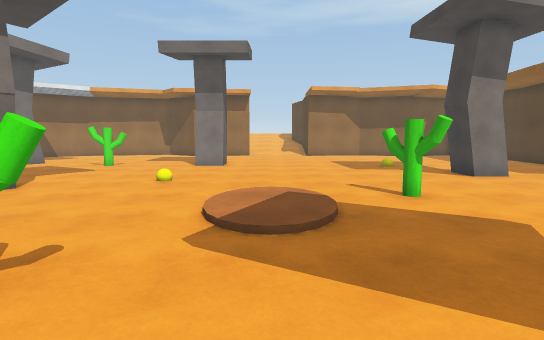
[1] (above)

18 first-person views from a walk through a 3-D level made in the Unity game engine. The camera is 1.4 m above the floor, tilts 6° down and sees 80° across. The floor is counted in squares, 1 m on a side. Each view is taken from the middle of a square. On the plan, view 1 faces up. The plan holds only what a view shows up to about 15 squares ahead; the rest is blank. The place goes on beyond the plan. Surface patterns are stand-ins for the level's own textures.

[2]
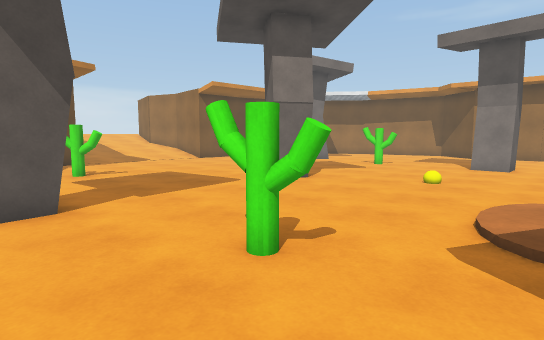

[3]
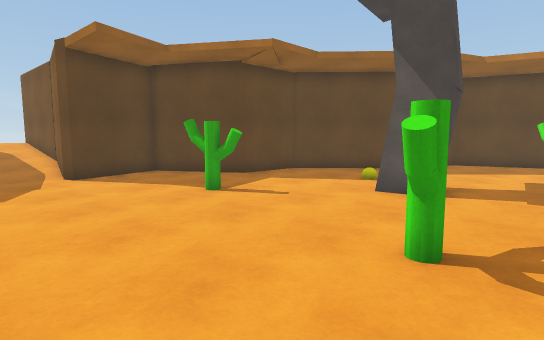

[4]
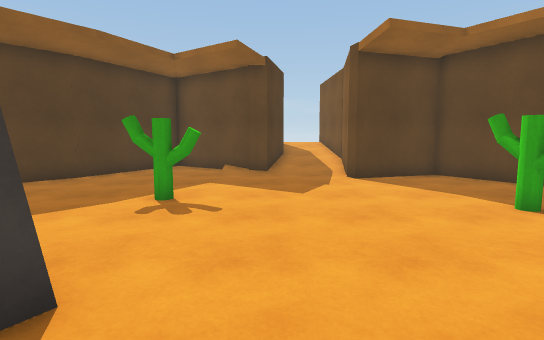

[5]
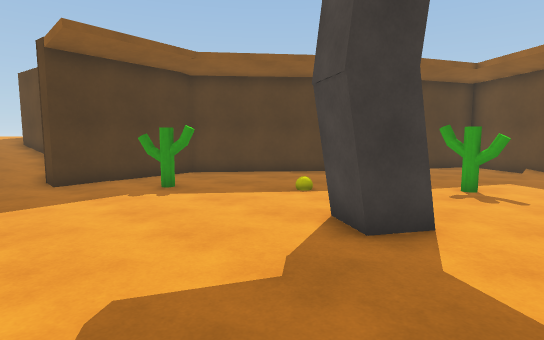

[6]
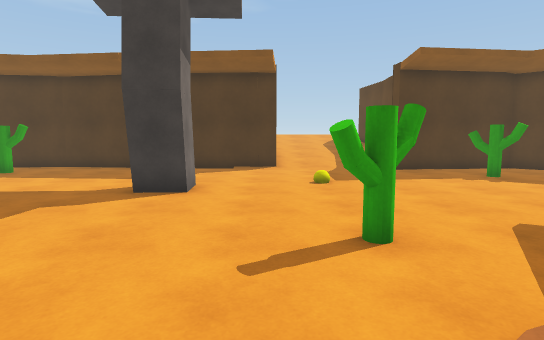

[7]
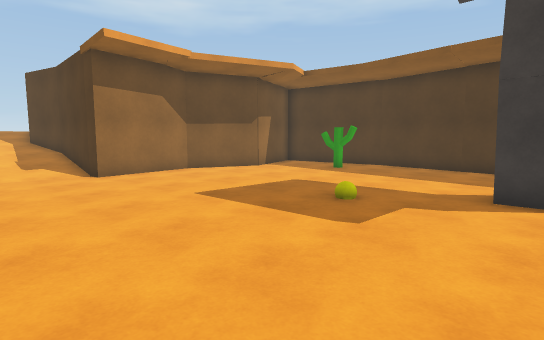

[8]
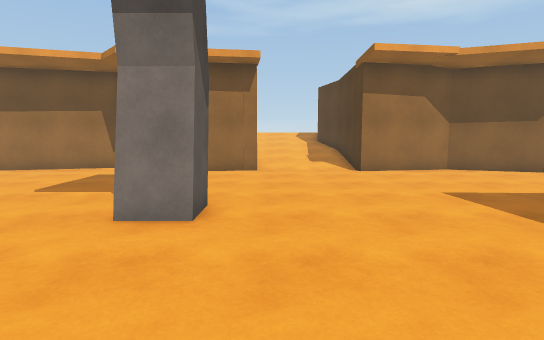

[9]
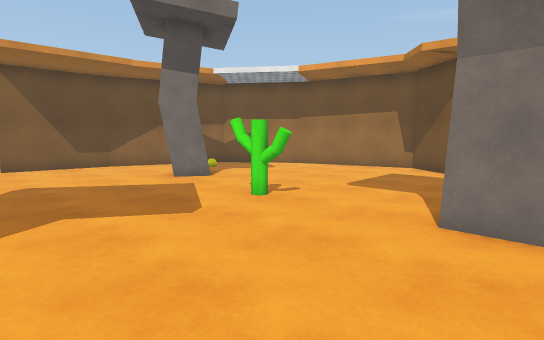

[10]
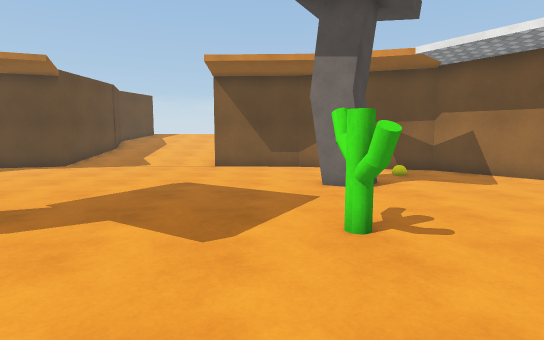

[11]
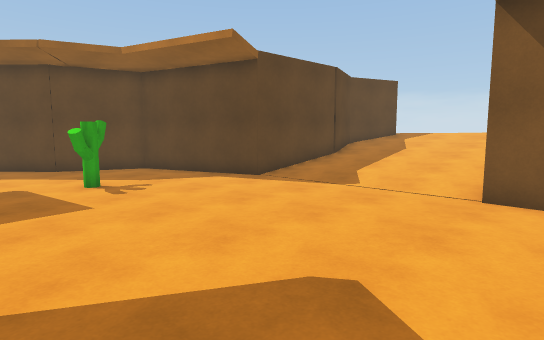

[12]
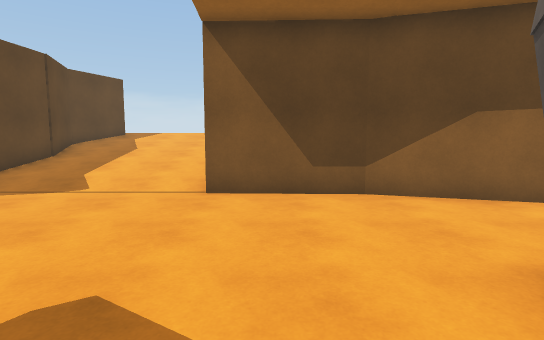

[13]
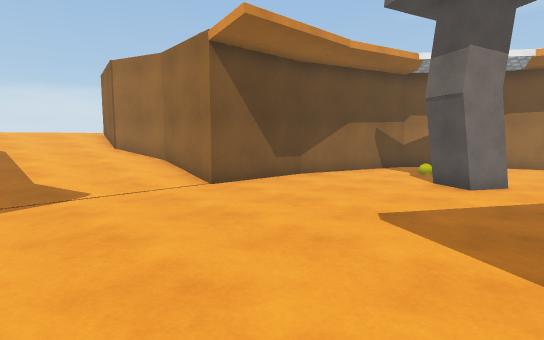

[14]
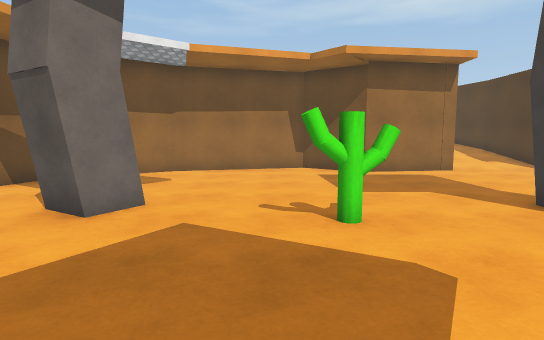

[15]
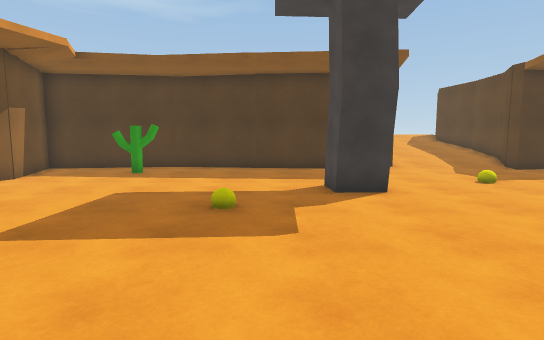

[16]
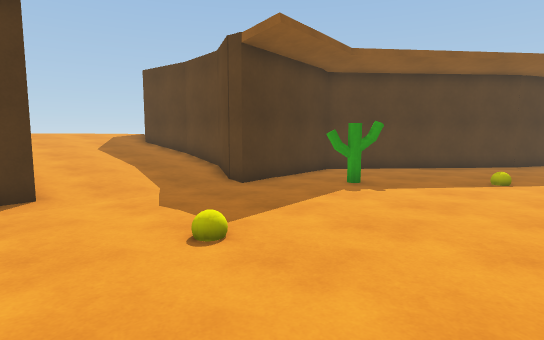

[17]
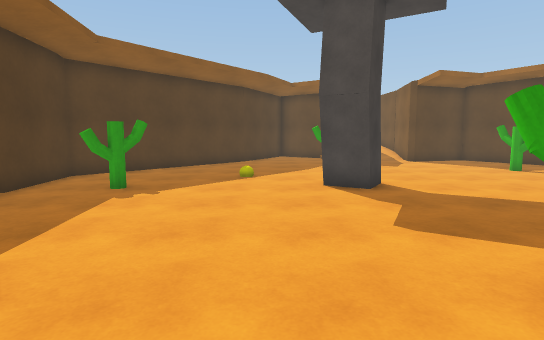

[18]
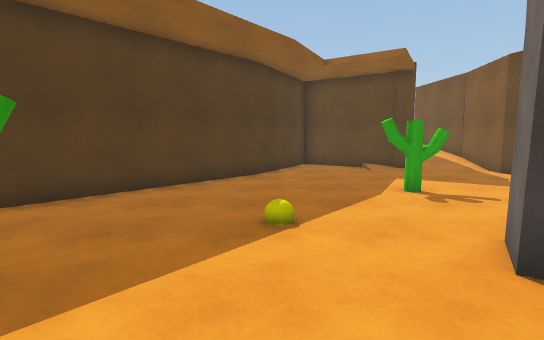

### Floor plan
Key: @ floor where view 1 was taken; # wall or solid block; . main floor; : floor 0.25 m higher than the main floor; + floor 0.5 m higher than the main floor; * floor 0.75 m higher than the main floor; % floor 1 m higher than the main floor; & floor 1.5 m higher than the main floor; / step, stairs or slope; R rock; C cactus; B yellow ball; O other object.
Columns run from 24 left of view 1 to 22 right of it. Each row starts with its distance up from view 1.
 25                        ::::#
 24              ######    ....# ###
 23           ####....#####....###.#######
 22          ##..........................#
 21         ##...........................##
 20        ##..........................C..#
 19        #..O........................C..#
 18        #...........................C..#
 17       ##...RR........R................#
 16       #....RR.......RRR..............##
 15       #....R....CC...R.......B.......#
 14       #..............................#
 13       #..............................#
 12   #####........................RR....#
 11 ###+//.........................RR....#
 10 %/////...............B...............#
  9 %/////..........RR...................#
  8 %/////..........RR....../..C..........///////
  7 %/////...........R...../:/.CC....B....////////&
  6 %/////.................::/............////////&
  5 %*###:................./:/............////////
  4 ### ###.....C.........................://////
  3       ##...C.........CC..............########
  2        #.............C......R......C.#
  1        #........RR.........RRR....C..#
  0        ##.....  RR......@..RR........#
 -1         ##.... B...............B.....#
 -2          ###........C...............##
 -3            ##.......C...............#
 -4             ##......C......CC......##
 -5              ###..................##
 -6                ###...............##
 -7                  ##.............##
 -8                   #####.........#
 -9                     ###........##
-10                       #//##....#
-11                       #::####.##

Where each view was taken, in squares from view 1:
view 1: 0 up, 0 right, facing up
view 2: 0 up, 0 right, facing up-left
view 3: 4 up, 1 right, facing down-left
view 4: 3 up, 1 right, facing down
view 5: 6 up, 1 right, facing down-right
view 6: 9 up, 1 left, facing right
view 7: 11 up, 1 left, facing up-right
view 8: 10 up, 1 left, facing up
view 9: 10 up, 2 left, facing up-left
view 10: 14 up, 3 left, facing left
view 11: 13 up, 10 left, facing down-left
view 12: 13 up, 10 left, facing left
view 13: 6 up, 10 left, facing up-left
view 14: 10 up, 9 left, facing up
view 15: 14 up, 1 left, facing right
view 16: 10 up, 5 right, facing down-right
view 17: 10 up, 6 right, facing down
view 18: 4 up, 7 right, facing down
